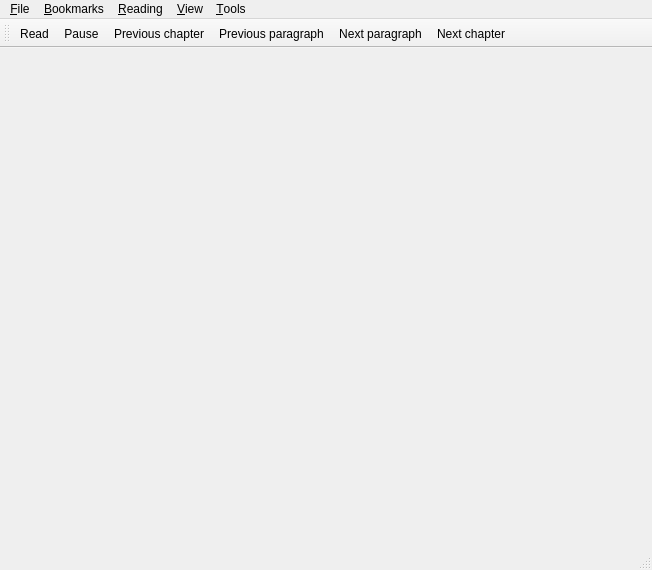
<?xml version="1.0" encoding="UTF-8"?>
<ui version="4.0">
 <class>CMainWindow</class>
 <widget class="QMainWindow" name="CMainWindow">
  <property name="geometry">
   <rect>
    <x>0</x>
    <y>0</y>
    <width>652</width>
    <height>570</height>
   </rect>
  </property>
  <property name="windowTitle">
   <string>Faster Than Sight</string>
  </property>
  <widget class="QWidget" name="centralWidget">
   <layout class="QVBoxLayout" name="verticalLayout">
    <property name="spacing">
     <number>6</number>
    </property>
    <property name="leftMargin">
     <number>0</number>
    </property>
    <property name="topMargin">
     <number>0</number>
    </property>
    <property name="rightMargin">
     <number>0</number>
    </property>
    <property name="bottomMargin">
     <number>0</number>
    </property>
    <item>
     <widget class="CReaderView" name="_text" native="true"/>
    </item>
   </layout>
  </widget>
  <widget class="QMenuBar" name="menuBar">
   <property name="geometry">
    <rect>
     <x>0</x>
     <y>0</y>
     <width>652</width>
     <height>21</height>
    </rect>
   </property>
   <widget class="QMenu" name="menuFile">
    <property name="title">
     <string>&amp;File</string>
    </property>
    <widget class="QMenu" name="menuOpen_recent">
     <property name="title">
      <string>Open &amp;recent</string>
     </property>
    </widget>
    <addaction name="actionOpen"/>
    <addaction name="menuOpen_recent"/>
    <addaction name="separator"/>
    <addaction name="action_Exit"/>
   </widget>
   <widget class="QMenu" name="menu_Reading">
    <property name="title">
     <string>&amp;Reading</string>
    </property>
    <addaction name="action_Read"/>
    <addaction name="action_Pause"/>
    <addaction name="actionStop"/>
    <addaction name="separator"/>
    <addaction name="actionPrevious_chapter"/>
    <addaction name="actionPrevious_paragraph"/>
    <addaction name="actionNext_paragraph"/>
    <addaction name="actionNext_chapter"/>
    <addaction name="separator"/>
    <addaction name="actionGo_to_word"/>
   </widget>
   <widget class="QMenu" name="menu_Bookmarks">
    <property name="title">
     <string>&amp;Bookmarks</string>
    </property>
    <addaction name="separator"/>
    <addaction name="action_Bookmark_current_position"/>
    <addaction name="action_Remove_bookmarks"/>
    <addaction name="separator"/>
   </widget>
   <widget class="QMenu" name="menu_View">
    <property name="title">
     <string>&amp;View</string>
    </property>
    <addaction name="action_Fullscreen"/>
    <addaction name="separator"/>
    <addaction name="actionShow_pivot"/>
    <addaction name="actionClear_screen_after_sentence_end"/>
    <addaction name="separator"/>
    <addaction name="action_Themes"/>
    <addaction name="action_Font"/>
   </widget>
   <widget class="QMenu" name="menu_Tools">
    <property name="title">
     <string>&amp;Tools</string>
    </property>
    <addaction name="actionView_navigate_text"/>
    <addaction name="separator"/>
    <addaction name="actionSettings"/>
   </widget>
   <addaction name="menuFile"/>
   <addaction name="menu_Bookmarks"/>
   <addaction name="menu_Reading"/>
   <addaction name="menu_View"/>
   <addaction name="menu_Tools"/>
  </widget>
  <widget class="QToolBar" name="toolBar">
   <property name="windowTitle">
    <string>Main toolbar</string>
   </property>
   <attribute name="toolBarArea">
    <enum>TopToolBarArea</enum>
   </attribute>
   <attribute name="toolBarBreak">
    <bool>false</bool>
   </attribute>
   <addaction name="action_Read"/>
   <addaction name="action_Pause"/>
   <addaction name="actionPrevious_chapter"/>
   <addaction name="actionPrevious_paragraph"/>
   <addaction name="actionNext_paragraph"/>
   <addaction name="actionNext_chapter"/>
  </widget>
  <widget class="QStatusBar" name="statusBar"/>
  <action name="actionOpen">
   <property name="text">
    <string>&amp;Open...</string>
   </property>
   <property name="shortcut">
    <string>Ctrl+O</string>
   </property>
  </action>
  <action name="action_Font">
   <property name="text">
    <string>&amp;Font...</string>
   </property>
   <property name="shortcut">
    <string>Ctrl+Alt+F</string>
   </property>
  </action>
  <action name="action_Read">
   <property name="text">
    <string>&amp;Read</string>
   </property>
   <property name="shortcut">
    <string>Ctrl+R</string>
   </property>
  </action>
  <action name="action_Pause">
   <property name="text">
    <string>&amp;Pause</string>
   </property>
  </action>
  <action name="actionStop">
   <property name="text">
    <string>&amp;Stop and reset to the beginning</string>
   </property>
  </action>
  <action name="action_Exit">
   <property name="text">
    <string>&amp;Exit</string>
   </property>
  </action>
  <action name="actionShow_pivot">
   <property name="checkable">
    <bool>true</bool>
   </property>
   <property name="text">
    <string>Show &amp;pivot</string>
   </property>
   <property name="shortcut">
    <string>Alt+P</string>
   </property>
  </action>
  <action name="actionGo_to_word">
   <property name="text">
    <string>&amp;Go to word...</string>
   </property>
   <property name="shortcut">
    <string>Ctrl+G</string>
   </property>
  </action>
  <action name="action_Themes">
   <property name="text">
    <string>Themes...</string>
   </property>
   <property name="shortcut">
    <string>Ctrl+Alt+T</string>
   </property>
  </action>
  <action name="action_Bookmark_current_position">
   <property name="text">
    <string>&amp;Bookmark current position</string>
   </property>
  </action>
  <action name="action_Remove_bookmarks">
   <property name="text">
    <string>&amp;Remove bookmarks...</string>
   </property>
  </action>
  <action name="action_Fullscreen">
   <property name="text">
    <string>&amp;Fullscreen (F11)</string>
   </property>
  </action>
  <action name="actionSettings">
   <property name="text">
    <string>&amp;Settings...</string>
   </property>
   <property name="shortcut">
    <string>Ctrl+Alt+S</string>
   </property>
  </action>
  <action name="actionClear_screen_after_sentence_end">
   <property name="checkable">
    <bool>true</bool>
   </property>
   <property name="text">
    <string>&amp;Clear screen after sentence end</string>
   </property>
  </action>
  <action name="actionPrevious_chapter">
   <property name="text">
    <string>Previous chapter</string>
   </property>
  </action>
  <action name="actionPrevious_paragraph">
   <property name="text">
    <string>Previous paragraph</string>
   </property>
  </action>
  <action name="actionNext_paragraph">
   <property name="text">
    <string>Next paragraph</string>
   </property>
  </action>
  <action name="actionNext_chapter">
   <property name="text">
    <string>Next chapter</string>
   </property>
  </action>
  <action name="actionView_navigate_text">
   <property name="text">
    <string>View / navigate text...</string>
   </property>
  </action>
 </widget>
 <layoutdefault spacing="6" margin="11"/>
 <customwidgets>
  <customwidget>
   <class>CReaderView</class>
   <extends>QWidget</extends>
   <header>widgets/creaderview.h</header>
   <container>1</container>
  </customwidget>
 </customwidgets>
 <resources/>
 <connections>
  <connection>
   <sender>action_Exit</sender>
   <signal>triggered()</signal>
   <receiver>CMainWindow</receiver>
   <slot>close()</slot>
   <hints>
    <hint type="sourcelabel">
     <x>-1</x>
     <y>-1</y>
    </hint>
    <hint type="destinationlabel">
     <x>325</x>
     <y>284</y>
    </hint>
   </hints>
  </connection>
 </connections>
</ui>
